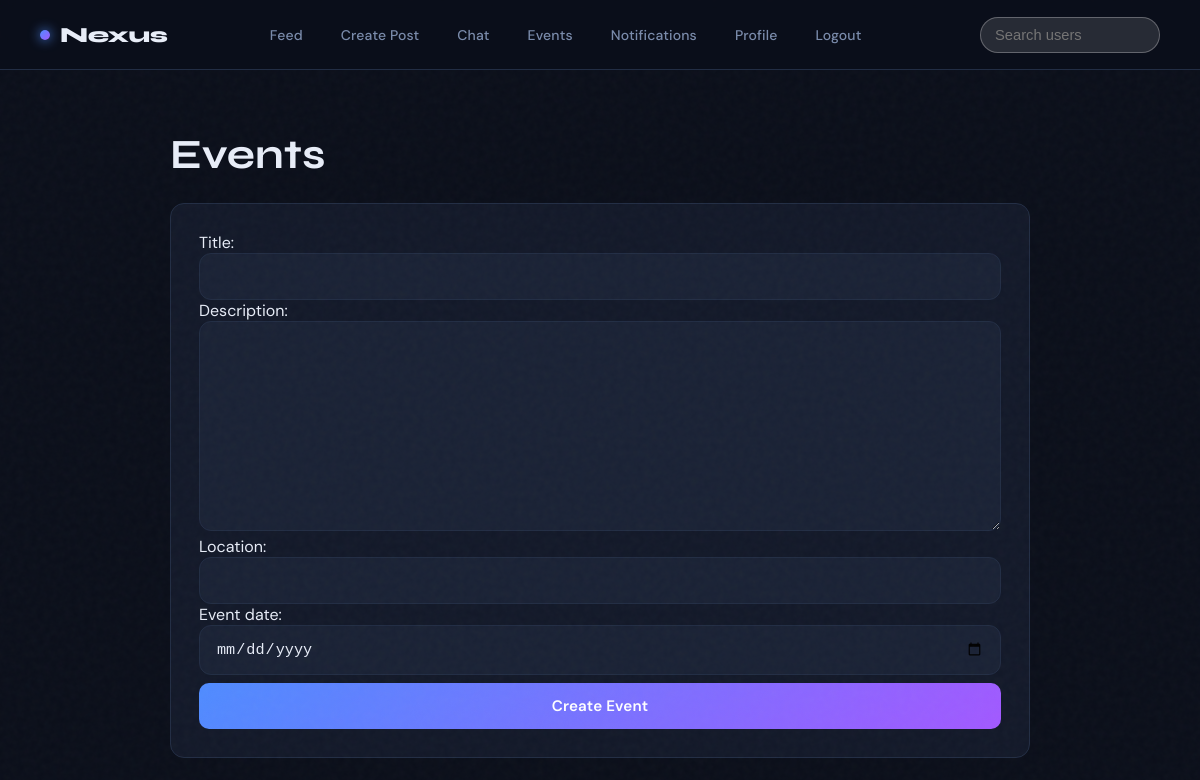
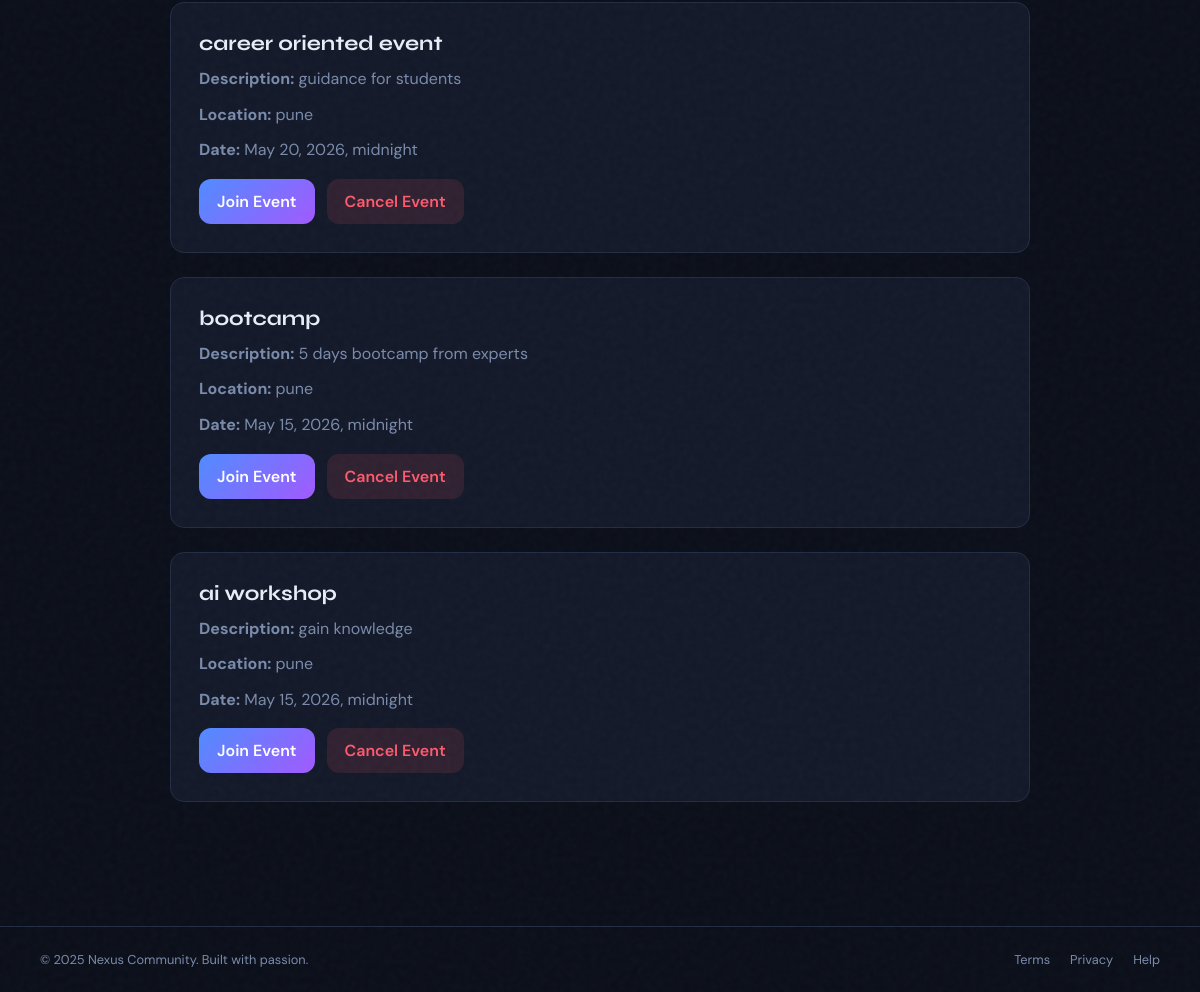
Screenshot of /events/ (signed in) with the database file from the repository (2 pictures, top to bottom).
### event/models.py (models this page shows, shortened)
class Event(models.Model):
    user = models.ForeignKey(User, on_delete=models.CASCADE)
    title = models.CharField(max_length=200)
    description = models.TextField()
    location = models.CharField(max_length=200)
    event_date = models.DateTimeField()
    created_at = models.DateTimeField(auto_now_add=True)

### event/views.py (the view, shortened to what this page needs)
# urls.py: path('events/', views.event_page, name='events'),
@login_required
def event_page(request):
    events = Event.objects.all().order_by('-created_at')
    form = EventForm()
    context = {
        'events': events,
        'form': form
    }
    return render(
        request,
        'event/event.html',
        context
    )

### event/forms.py
class EventForm(forms.ModelForm):
    class Meta:
        model = Event
        fields = [
            'title',
            'description',
            'location',
            'event_date'
        ]
        widgets = {
            'event_date': forms.DateInput(
                attrs={'type': 'date'}
            )
        }

### event/templates/event/event.html (shortened to what this page needs)
{% extends 'index.html' %}
{% block content %}
<div class="event-page">
    <h1>Events</h1>
    <form method="POST" class="event-form">
        {{ form.as_p }}
        <button type="submit" class="btn btn-primary">Create Event</button>
    </form>
    {% for event in events %}
    <div class="event-card">
        <h3>{{ event.title }}</h3>
        <p><strong>Description:</strong> {{ event.description }}</p>
        <p><strong>Location:</strong> {{ event.location }}</p>
        <p><strong>Date:</strong> {{ event.event_date }}</p>
        <div class="event-actions">
            <a class="join-btn" href="{% url 'join_event' event.id %}">Join Event</a>
            <a class="cancel-btn" href="{% url 'delete_event' event.id %}">Cancel Event</a>
        </div>
    </div>
    {% endfor %}
</div>
{% endblock %}

### app/templates/index.html (style rules this page uses)
*, *::before, *::after { box-sizing: border-box; margin: 0; padding: 0; }
:root { --bg: #0b0f1a; --surface: #131929; --surface2: #1a2235; --border: #222d44; --accent: #4f8cff; --accent2: #a259ff; --gold: #f5c842; --text: #e8edf8; --muted: #7a8bab; --danger: #ff5a6e; --success: #3ddcac; --radius: 14px; --nav-h: 70px; }
html { scroll-behavior: smooth; }
body { font-family: 'DM Sans', sans-serif; background: var(--bg); color: var(--text); min-height: 100vh; overflow-x: hidden; }
body::before { content: ''; position: fixed; inset: 0; opacity: 0.03; pointer-events: none; z-index: 0; }
.btn { display: inline-flex; align-items: center; justify-content: center; gap: 8px; padding: 13px 28px; border-radius: 10px; border: none; font-family: 'DM Sans', sans-serif; font-size: 0.95rem; font-weight: 600; cursor: pointer; transition: all 0.2s; text-decoration: none; letter-spacing: 0.01em; }
.btn-primary { background: linear-gradient(135deg, var(--accent), var(--accent2)); color: white; width: 100%; }

### event/templates/event/event.html (style rules this page uses)
.event-page { max-width: 900px; margin: 0 auto; padding: 60px 20px 100px; }
.event-page h1 { font-family: 'Syne', sans-serif; font-size: 2.6rem; margin-bottom: 24px; color: var(--text); }
.event-form, .event-card { background: var(--surface); border: 1px solid var(--border); border-radius: var(--radius); padding: 28px; margin-bottom: 24px; }
.event-form label, .event-form input, .event-form textarea, .event-form button { width: 100%; }
.event-form input, .event-form textarea, .event-form select { background: var(--surface2); border: 1px solid var(--border); border-radius: 12px; padding: 14px 16px; color: var(--text); font-size: 0.95rem; }
.event-form button { margin-top: 8px; }
.event-card { transition: transform 0.2s ease, box-shadow 0.2s ease; }
.event-card h3 { margin-top: 0; font-family: 'Syne', sans-serif; font-size: 1.3rem; color: var(--text); }
.event-card p { margin: 10px 0; color: var(--muted); line-height: 1.6; }
.event-actions { display: flex; gap: 12px; flex-wrap: wrap; margin-top: 16px; }
.join-btn, .cancel-btn { display: inline-flex; align-items: center; justify-content: center; padding: 12px 18px; border-radius: 12px; text-decoration: none; font-weight: 600; }
.join-btn { background: linear-gradient(135deg, var(--accent), var(--accent2)); color: white; }
.cancel-btn { background: rgba(255,90,110,0.12); color: var(--danger); }

### rows the page displays
Event: title "career oriented event", description "guidance for students", location "pune", event_date "May 20, 2026, midnight"
Event: title "bootcamp", description "5 days bootcamp from experts", location "pune", event_date "May 15, 2026, midnight"
Event: title "ai workshop", description "gain knowledge", location "pune", event_date "May 15, 2026, midnight"
